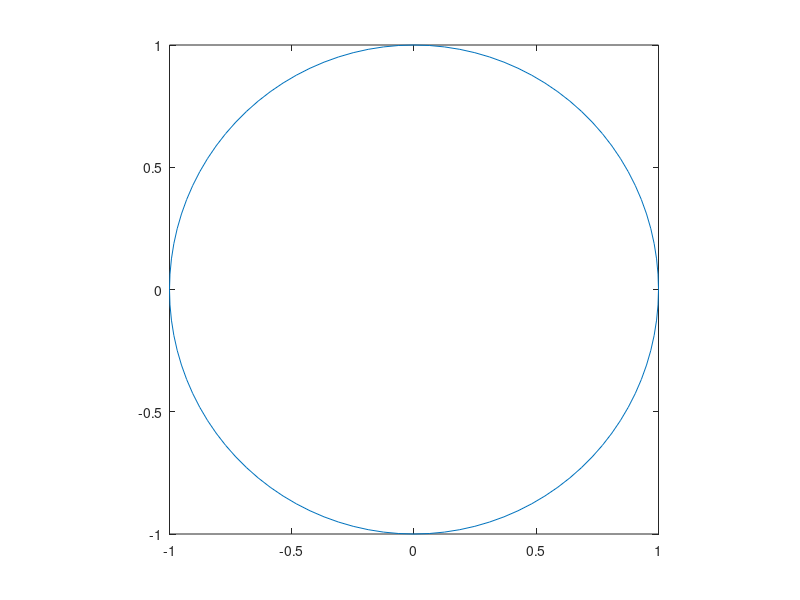
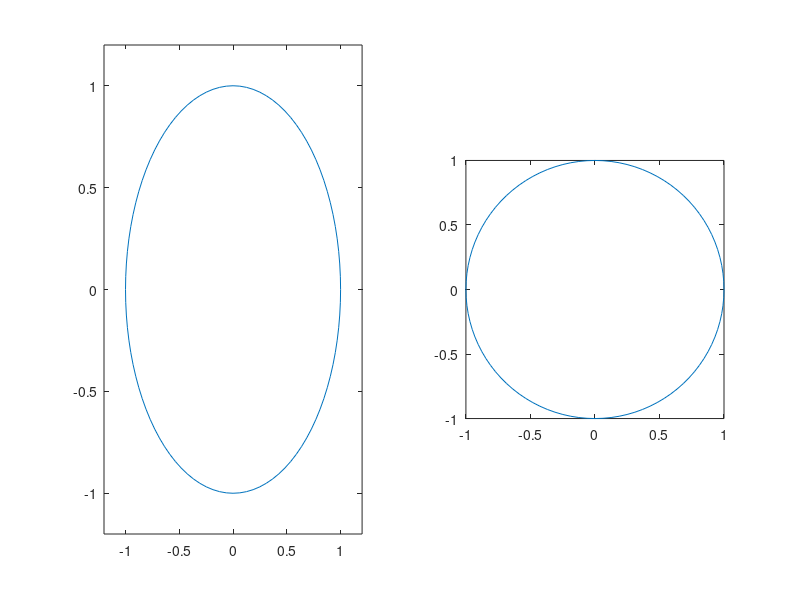

The MATLAB script that drew these images, in order:
clear;
z=exp(2*pi*j*[0:100]/100);
figure(1);plot(z);axis('square');
figure(2);subplot(121);plot(z);axis([-1.2 1.2 -1.2 1.2]);
subplot(122);plot(z);axis('square');